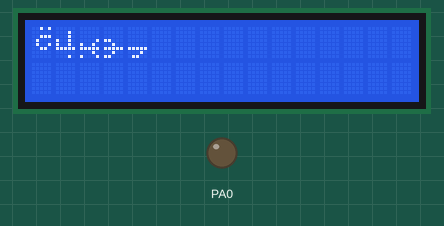
The program below on a simulated ATmega32, built with avr-gcc and emulated at 16 MHz. On the bench: 16×2 character LCD, output pins drawn as LEDs (lit = HIGH). Wiring (inferred from the signals the program sends): character LCD (HD44780): RS PA1; E PA2; data PA3, PA4, PA5, PA6. Pins used as bus, display or sensor lines are not drawn. At 0.6 s the program stops and its outputs stay as they are.

Above: at 0.7 s.

The program:

main.c
```c
/****************************************************************/
/******* Author    : Mahmoud Abdelraouf Mahmoud *****************/
/******* Date      : 25 Mar 2024                *****************/
/******* Version   : 0.1                        *****************/
/******* File Name : main.c                     *****************/
/****************************************************************/

#define F_CPU 16000000UL
/*****************************< LIB *****************************/
#include "STD_TYPES.h"
#include "BIT_MATH.h"
#include "util/delay.h"
/*****************************< MCAL *****************************/
#include "DIO_interface.h"
/*****************************< HAL *****************************/
#include "CLCD_interface.h"
/*****************************< APP *****************************/

/*****************************< Business Logic *****************************/
int main(void) {

	/*****************************< Init Sector *****************************/
	/**<--------------------< LCD Configuration --------------------*/
	// Declare an instance of LCD configuration structure.
	LCD_Config_t lcd1;

	// Set the mode of operation to 4-bit mode.
	lcd1.mode = LCD_4BitMode;

	// Configure data pins for 4-bit mode operation.
	for (u8 i = 0; i < 4; i++) {
		// Set the port ID for data pin i to DIO_PORTA.
		lcd1.dataPins[i].LCD_PortId = DIO_PORTA;
		// Set the pin ID for data pin i using DIO_PIN3 - i.
		lcd1.dataPins[i].LCD_PinId = DIO_PIN3 + i;
	}

	// Configure enable pin.
	// Set the port ID for the enable pin to DIO_PORTA.
	lcd1.enablePin.LCD_PortId = DIO_PORTA;
	// Set the pin ID for the enable pin to DIO_PIN4.
	lcd1.enablePin.LCD_PinId = DIO_PIN2;

	// Configure rs pin.
	// Set the port ID for the rs pin to DIO_PORTA.
	lcd1.rsPin.LCD_PortId = DIO_PORTA;
	// Set the pin ID for the rs pin to DIO_PIN5.
	lcd1.rsPin.LCD_PinId = DIO_PIN1;

	// Initialize the LCD module with the configured settings.
	LCD_Init(&lcd1);
	LCD_Clear(&lcd1);

	/**-----------------------< Display "Suhaylla" in Arabic -----------------*/
	/**---< Define the Arabic characters in Unicode values ---*/
	/**< Define the CustomChar_t object for each character */
	CustomChar_t seenChar = {
		.pattern = {0x00, 0x00, 0x00, 0x00, 0x00, 0x1F, 0x02, 0x0C}, // "س"
		.charIndex = 0
	};
	CustomChar_t hehChar = {
		.pattern = {0x00, 0x00, 0x00, 0x18, 0x04, 0x1F, 0x04, 0x18},  // "ه"
		.charIndex = 1
	};
	CustomChar_t yehChar = {
		.pattern = {0x00, 0x00, 0x00, 0x01, 0x12, 0x01F, 0x02, 0x11},  // "ي"
		.charIndex = 2
	};
	CustomChar_t lamChar = {
		.pattern = {0x00, 0x02, 0x02, 0x12, 0x12, 0x1F, 0x00, 0x02},  // "ل"
		.charIndex = 3
	};
	CustomChar_t tehMarbutaChar = {
		.pattern = {0x05, 0x00, 0x07, 0x08, 0x09, 0x06, 0x00, 0x00}, // "ة"
		.charIndex = 4
	};

	/**< Define the custom characters on the LCD */
	LCD_DefineCustomChar(&lcd1, &seenChar);
	LCD_DefineCustomChar(&lcd1, &hehChar);
	LCD_DefineCustomChar(&lcd1, &yehChar);
	LCD_DefineCustomChar(&lcd1, &lamChar);
	LCD_DefineCustomChar(&lcd1, &tehMarbutaChar);

	// Display the characters
	LCD_GoToXYPos(&lcd1, LCD_ROW_1, LCD_COLUMN_1);
	LCD_SendChar(&lcd1, 4); /**< Display "ة" */
	LCD_SendChar(&lcd1, 3); /**< Display "ل" */
	LCD_SendChar(&lcd1, 2); /**< Display "ي" */
	LCD_SendChar(&lcd1, 1); /**< Display "ه" */
	LCD_SendChar(&lcd1, 0); /**< Display "س" */
	/*****************************< Loop indefinitely *****************************/
	while(1) {

	}
}
```

CLCD_config.h
```c
/****************************************************************/
/******* Author    : Mahmoud Abdelraouf Mahmoud *****************/
/******* Date      : 5 Feb 2023                 *****************/
/******* Version   : 1.0.0                      *****************/
/******* File Name : CLCD_config.h              *****************/
/****************************************************************/
#ifndef CLCD_CONFIG_H
#define CLCD_CONFIG_H


#endif /**< CLCD_CONFIG_H */
```

CLCD_interface.h
```c
/****************************************************************/
/******* Author    : Mahmoud Abdelraouf Mahmoud *****************/
/******* Date      : 5 Feb 2023                 *****************/
/******* Version   : 1.0.0                      *****************/
/******* File Name : CLCD_interface.h           *****************/
/****************************************************************/
#ifndef CLCD_INTERFACE_H
#define CLCD_INTERFACE_H

/**
 * @brief macros defining LCD rows.
 */
#define LCD_ROW_1 0       /**< Row 1 */
#define LCD_ROW_2 1       /**< Row 2 */

/**
 * @brief macros defining LCD columns.
 */
#define LCD_COLUMN_1  0   /**< Column 1 */
#define LCD_COLUMN_2  1   /**< Column 2 */
#define LCD_COLUMN_3  2   /**< Column 3 */
#define LCD_COLUMN_4  3   /**< Column 4 */
#define LCD_COLUMN_5  4   /**< Column 5 */
#define LCD_COLUMN_6  5   /**< Column 6 */
#define LCD_COLUMN_7  6   /**< Column 7 */
#define LCD_COLUMN_8  7   /**< Column 8 */
#define LCD_COLUMN_9  8   /**< Column 9 */
#define LCD_COLUMN_10 9   /**< Column 10 */
#define LCD_COLUMN_11 10  /**< Column 11 */
#define LCD_COLUMN_12 11  /**< Column 12 */
#define LCD_COLUMN_13 12  /**< Column 13 */
#define LCD_COLUMN_14 13  /**< Column 14 */
#define LCD_COLUMN_15 14  /**< Column 15 */
#define LCD_COLUMN_16 15  /**< Column 16 */

/**
 * @brief Enum defining LCD Address Counter (AC) modes.
 */
typedef enum {
	_LCD_AC_CGRAM = 0x40, /**< Address Counter for Character Generator RAM (CGRAM) */
	_LCD_AC_DDRAM = 0x80  /**< Address Counter for Display Data RAM (DDRAM) */
} LCD_AC_Mode_t;

/**
 * @brief Structure representing a custom character for LCD.
 */
typedef struct {
    uint8_t pattern[8]; /**< Pattern data for the custom character */
    uint8_t charIndex;  /**< Index of the custom character (0-7) */
} CustomChar_t;

/**
 * @brief Enum defining LCD operation modes.
 */
typedef enum {
    LCD_4BitMode = 4, /**< 4-bit mode */
    LCD_8BitMode = 8  /**< 8-bit mode */
} LCD_Mode_t;

/**
 * @brief Structure representing LCD pin configuration.
 */
typedef struct {
    uint8_t LCD_PortId: 2;  /**< Port ID for the LCD pin */
    uint8_t LCD_PinId: 4;   /**< Pin ID for the LCD pin */
    uint8_t :2;             /**< Padding */
} LCD_PinConfig_t;

/**
 * @brief Structure representing LCD configuration.
 */
typedef struct {
    uint8_t mode;                /**< 8-bit or 4-bit mode indicator */
    LCD_PinConfig_t dataPins[8]; /**< Maximum pins for 8-bit mode */
    LCD_PinConfig_t rsPin;       /**< RS pin */
    LCD_PinConfig_t rwPin;       /**< R/W pin */
    LCD_PinConfig_t enablePin;   /**< Enable pin */
} LCD_Config_t;

/**
 * @brief Initializes the LCD module with the specified configuration.
 *
 * This function initializes the LCD module based on the provided configuration.
 * It sets the direction of the control pins (enable, rs, rw) and data pins
 * according to the specified mode (4-bit or 8-bit). Additionally, it sends
 * initialization commands to configure the LCD module, such as clearing the
 * display, setting the entry mode, and turning on the display.
 *
 * @param[in] config Pointer to the LCD configuration structure.
 * @note This function assumes that the required DIO functions have been initialized separately.
 */
void LCD_Init(const LCD_Config_t *config);

/**
 * @brief Sends a command to the LCD module.
 *
 * This function sends a command to the LCD module based on the provided configuration.
 * It sets the RS pin to low for command mode and the RW pin to low for write operation.
 * Depending on the configured mode (4-bit or 8-bit), it calls the corresponding function
 * to send the command.
 *
 * @param[in] config Pointer to the LCD configuration structure.
 * @param[in] command The command to be sent to the LCD.
 * @note This function assumes that the required GPIO module has been initialized separately.
 * @warning If the mode in the configuration is neither 4-bit nor 8-bit, the function returns without action.
 */
void LCD_SendCommand(const LCD_Config_t *config, uint8_t command);

/**
 * @brief Sends a character to the LCD module for display.
 *
 * This function sends a character to the LCD module based on the provided configuration.
 * It sets the RS pin to high for data mode and the RW pin to low for write operation.
 * Depending on the configured mode (4-bit or 8-bit), it calls the corresponding function
 * to send the character.
 *
 * @param[in] config Pointer to the LCD configuration structure.
 * @param[in] character The character to be sent to the LCD for display.
 * @note This function assumes that the required GPIO module has been initialized separately.
 * @warning If the mode in the configuration is neither 4-bit nor 8-bit, the function returns without action.
 */
void LCD_SendChar(const LCD_Config_t *config, uint8_t character);

/**
 * @brief Sends a null-terminated string to the LCD for display.
 *
 * This function sends a null-terminated string to the LCD module for display
 * based on the provided configuration. It iterates through the characters of
 * the string and sends each character to the LCD using the LCD_SendChar function.
 *
 * @param[in] config Pointer to the LCD configuration structure.
 * @param[in] string Pointer to the null-terminated string to be displayed on the LCD.
 * @note This function assumes that the required GPIO module and LCD character functions have been initialized separately.
 */
void LCD_SendString(const LCD_Config_t *config, const uint8_t *string);

/**
 * @brief Displays a double-precision floating-point number on the LCD.
 *
 * This function displays a double-precision floating-point number on the LCD based on
 * the provided configuration. It separates the integer and fractional parts of the number,
 * displays the integer part directly, and then displays the fractional part with three decimal
 * places using LCD_SendChar function.
 *
 * @param[in] config Pointer to the LCD configuration structure.
 * @param[in] number The double-precision floating-point number to be displayed on the LCD.
 * @note This function assumes that the required LCD character functions have been initialized separately.
 */
void LCD_SendNumber(const LCD_Config_t *config, double number);

/**
 * @brief Displays the integer part of a signed integer on the LCD.
 *
 * This function displays the integer part of a signed integer value on the LCD based on
 * the provided configuration. It separates the digits of the integer part and displays
 * them sequentially using the LCD_SendChar function.
 *
 * @param[in] config Pointer to the LCD configuration structure.
 * @param[in] number The signed integer value whose integer part is to be displayed on the LCD.
 * @note This function assumes that the required LCD character functions have been initialized separately.
 */
void LCD_SendIntegerPart(const LCD_Config_t *config, s32 number);

/**
 * @brief Defines a custom character on the LCD.
 *
 * This function defines a custom character on the LCD by storing its pattern data
 * in the CGRAM at the specified index.
 *
 * @param[in] lcdConfig Pointer to the LCD configuration structure.
 * @param[in] customChar Custom character to be defined.
 * @return E_OK if the custom character was successfully defined, E_NOT_OK otherwise.
 *
 * @example LCD_define_custom_char_example.c
 *
 * This example demonstrates how to define a custom character on the LCD using the
 * LCD_DefineCustomChar function.
 *
 * @code
 * /// Define a custom character pattern (5x8 dots)
 * const uint8_t myCustomCharPattern[8] = {
 *     0bxxx00000,
 *     0bxxx00100,
 *     0bxxx00110,
 *     0bxxx01110,
 *     0bxxx11110,
 *     0bxxx01110,
 *     0bxxx00110,
 *     0bxxx00000
 * };
 *
 * /// Create a CustomChar_t object
 * CustomChar_t myCustomChar = {
 *     .pattern = myCustomCharPattern, /// Set the pattern data
 *     .charIndex = 0                  /// Set the index where the character will be stored in CGRAM
 * };
 *
 * /// Define the custom character on the LCD
 * Std_ReturnType result = LCD_DefineCustomChar(&lcdConfig, &myCustomChar);
 *
 * /// Check the result
 * if (result == E_OK) {
 *     /// Custom character successfully defined
 *     /// Now you can display this character at any position using LCD_DisplayCustomChar function
 * } else {
 *     /// Failed to define custom character
 *     /// Handle the error accordingly
 * }
 * @endcode
 */
Std_ReturnType LCD_DefineCustomChar(const LCD_Config_t *lcdConfig, const CustomChar_t *customChar);

/**
 * @brief Displays a custom character on the LCD at a specified position.
 *
 * This function displays a custom character previously defined at the specified index
 * on the LCD at the specified row and column.
 *
 * @param[in] lcdConfig Pointer to the LCD configuration structure.
 * @param[in] charIndex Index of the custom character to be displayed (0-7).
 * @param[in] row The row (0 or 1) where the custom character should be displayed.
 * @param[in] column The column (0 to 15) where the custom character should be displayed.
 * @return E_OK if the custom character was successfully displayed, E_NOT_OK otherwise.
 */
Std_ReturnType LCD_DisplayCustomChar(const LCD_Config_t *lcdConfig, uint8_t charIndex, uint8_t row, uint8_t column);

/**
 * @brief Clears the display of the LCD.
 *
 * This function sends a command to the LCD module based on the provided configuration
 * to clear the display content and reset the cursor to the home position (the first row
 * and the first column).
 *
 * @param[in] config Pointer to the LCD configuration structure.
 * @note This function assumes that the required LCD command functions have been initialized separately.
 */
void LCD_Clear(const LCD_Config_t *config);

/**
 * @brief Moves the cursor of the LCD to a specific position.
 *
 * This function moves the cursor of the LCD module based on the provided coordinates
 * (row and column) within the screen bounds specified by the LCD configuration.
 *
 * @param[in] config Pointer to the LCD configuration structure.
 * @param[in] row The row (LCD_ROW_1 or LCD_ROW_2) on the LCD.
 * @param[in] column The column (LCD_COLUMN_1 to LCD_COLUMN_16) on the LCD.
 * @note This function assumes that the required LCD command functions have been initialized separately.
 */
void LCD_GoToXYPos(const LCD_Config_t *config, uint8_t row, uint8_t column);

#endif /**< CLCD_INTERFACE_H */
```

BIT_MATH.h
```c
/****************************************************************/
/******* Author    : Mahmoud Abdelraouf Mahmoud *****************/
/******* Date      : 31 Jan 2023                *****************/
/******* Version   : 0.1                        *****************/
/******* File Name : BIT_MATH.h                 *****************/
/****************************************************************/
#ifndef BIT_MATH_H
#define BIT_MATH_H

/**
 * @brief Set a specific bit in a register.
 *
 * This macro sets the specified bit at the given position in a register to 1.
 *
 * @param[in,out] REG The register in which to set the bit.
 * @param[in] BIT_NUMBER The position of the bit to set (0 to 31).
 */
#define SET_BIT(REG, BIT_NUMBER)  REG |= (1 << BIT_NUMBER)

/**
 * @brief Clear a specific bit in a register.
 *
 * This macro clears (sets to 0) the specified bit at the given position in a register.
 *
 * @param[in,out] REG The register in which to clear the bit.
 * @param[in] BIT_NUMBER The position of the bit to clear (0 to 31).
 */
#define CLR_BIT(REG, BIT_NUMBER)  REG &= ~(1 << BIT_NUMBER)

/**
 * @brief Toggle a specific bit in a register.
 *
 * This macro toggles (inverts) the state of the specified bit at the given position in a register.
 *
 * @param[in,out] REG The register in which to toggle the bit.
 * @param[in] BIT_NUMBER The position of the bit to toggle (0 to 31).
 */
#define TOG_BIT(REG, BIT_NUMBER)  REG ^= (1 << BIT_NUMBER)

/**
 * @brief Get the value of a specific bit in a register.
 *
 * This macro retrieves the value (0 or 1) of the specified bit at the given position in a register.
 *
 * @param[in] REG The register from which to get the bit value.
 * @param[in] BIT_NUMBER The position of the bit to get (0 to 31).
 * @return The value of the specified bit (0 or 1).
 */
#define GET_BIT(REG, BIT_NUMBER)  ((REG & (1 << BIT_NUMBER)) >> BIT_NUMBER)

#endif /**< BIT_MATH_H */
```

STD_TYPES.h
```c
/****************************************************************/
/******* Author    : Mahmoud Abdelraouf Mahmoud *****************/
/******* Date      : 31 Jan 2023                *****************/
/******* Version   : 0.1                        *****************/
/******* File Name : STD_TYPES.h                *****************/
/****************************************************************/
#ifndef STD_TYPES_H
#define STD_TYPES_H

/**< Include standard integer types for fixed-size definitions */
#include <stdint.h>

typedef uint8_t  u8;           /**< 8-bit unsigned integer type */
typedef uint16_t u16;          /**< 16-bit unsigned integer type */
typedef uint32_t u32;          /**< 32-bit unsigned integer type */
typedef uint64_t u64;          /**< 64-bit unsigned integer type */

typedef int8_t  s8;            /**< 8-bit signed integer type */
typedef int16_t s16;           /**< 16-bit signed integer type */
typedef int32_t s32;           /**< 32-bit signed integer type */
typedef int64_t s64;           /**< 64-bit signed integer type */

typedef float  f32;            /**<  Single-precision floating-point type */
typedef double f64;            /**<  Double-precision floating-point type */
typedef long double f96;       /**<  Extended-precision floating-point type */

typedef u8 Std_ReturnType;     /**< Standard return type for functions */
typedef s8 INVALID_VALUE;      /**< Marker for invalid or uninitialized data */

#define NULL ((void *)0x0)     /**< Null pointer definition */

#define E_OK ((Std_ReturnType)1)                    /**< Function execution successful */
#define E_NOT_OK ((Std_ReturnType)0)                /**< Function execution failed */

#define E_INVALID_PARAMETER  ((INVALID_VALUE)-1)    /**< Invalid parameter marker */


#endif /**< STD_TYPES_H */
```

Source omitted: CLCD_program.c (10000 bytes), CLCD_private.h (3719 bytes), DIO_config.h (5152 bytes), DIO_interface.h (6919 bytes), DIO_private.h (2662 bytes), DIO_program.c (8615 bytes)
